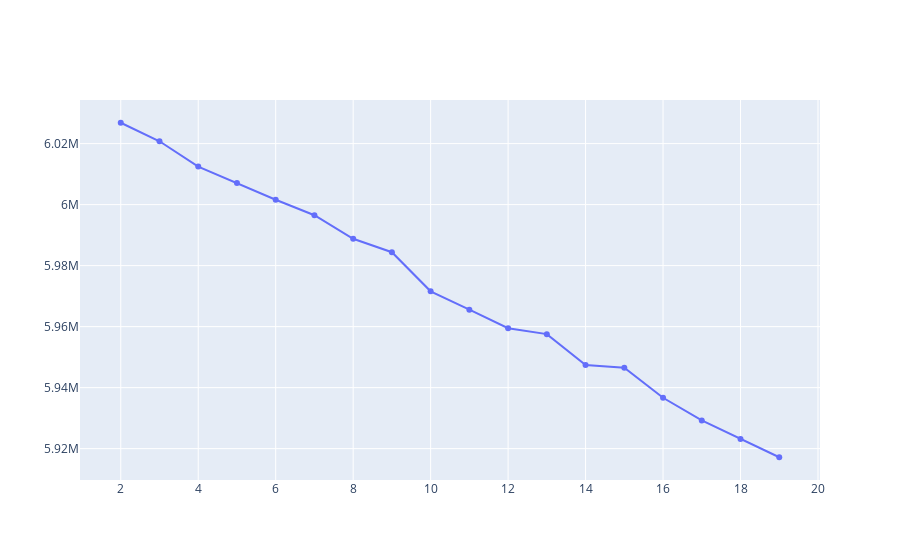

The code cell stored with this chart in its notebook:
### Code cell
fig = go.Figure(data=go.Scatter(x=list(sse.keys()), y=list(sse.values())))
fig.show()

### Figure 1 — Plotly figure (JSON) as saved in the notebook; plotly's stock layout.template omitted (floating-point values rounded to 4 significant figures)
{"data": [{"type": "scatter", "x": [2, 3, 4, 5, 6, 7, 8, 9, 10, 11, 12, 13, 14, 15, 16, 17, 18, 19], "y": [6027000.0, 6021000.0, 6012000.0, 6007000.0, 6002000.0, 5997000.0, 5989000.0, 5984000.0, 5972000.0, 5966000.0, 5959000.0, 5958000.0, 5947000.0, 5947000.0, 5937000.0, 5929000.0, 5923000.0, 5917000.0]}], "layout": {}}
